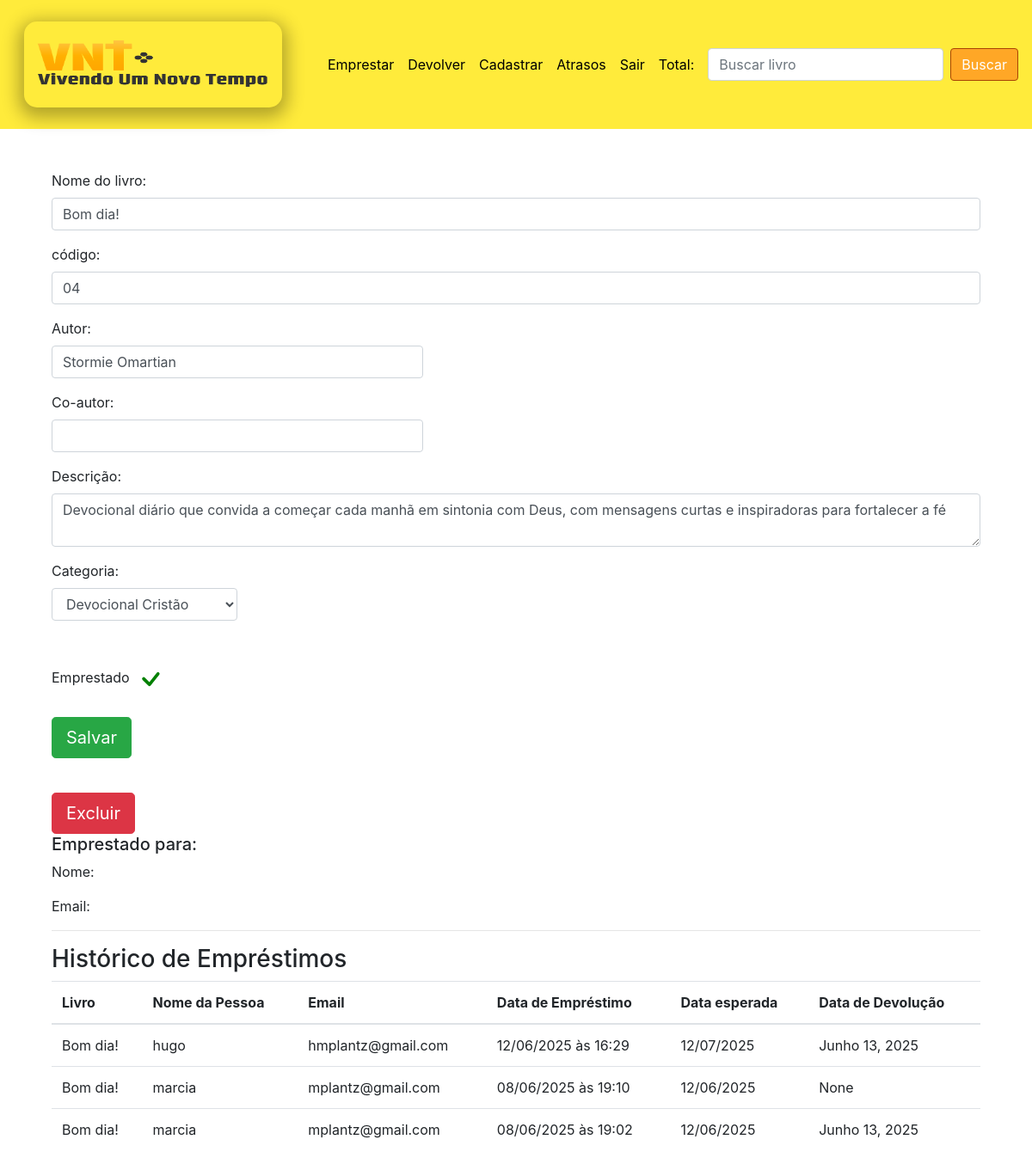
The page /livro/ver_livro/5 (signed in) on the database as committed earlier.
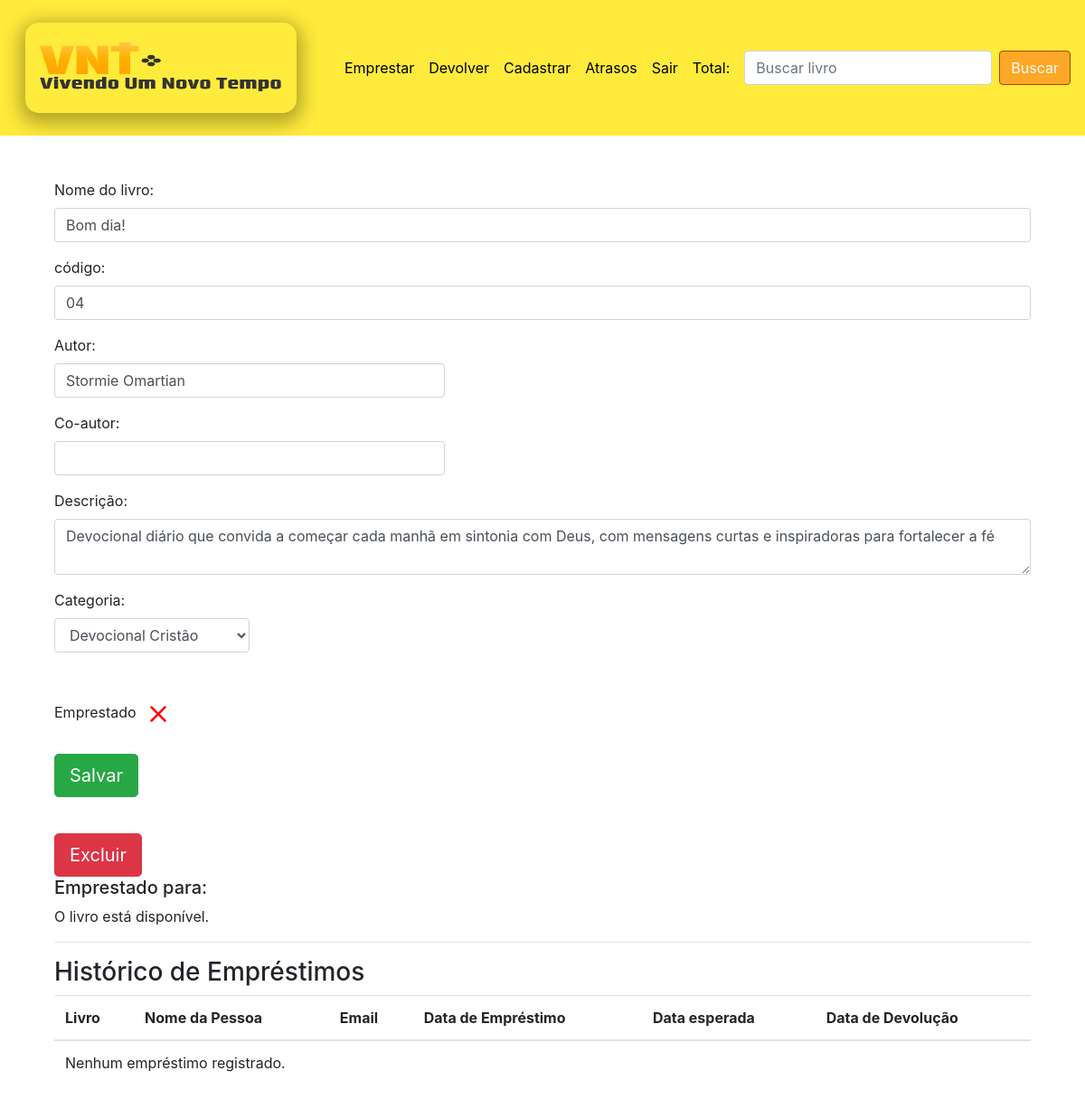
The same page on the database as committed later.
### livro/models.py (models this page shows, shortened)
class Emprestimos(models.Model):
    nome_emprestado_anonimo = models.CharField(max_length=100, null=True, blank=True)
    email_emprestado = models.EmailField()
    livro = models.ForeignKey(Livros, on_delete=models.CASCADE)
    data_emprestimo = models.DateTimeField(default=get_default_data_emprestimo)
    data_prevista = models.DateField(default=get_default_data_prevista)
    data_devolucao = models.DateField(null=True, blank=True)

class Livros(models.Model):
    nome = models.CharField(max_length=100)
    autor = models.CharField(max_length=30)
    co_autor = models.CharField(max_length=30, blank=True)
    emprestado = models.BooleanField(default=False)
    categoria = models.ForeignKey(Categoria, on_delete=models.DO_NOTHING)
    usuario = models.ForeignKey(Usuario, on_delete=models.DO_NOTHING)
    codigo = models.CharField(max_length=50, null=True, blank=True)
    descricao = models.TextField(blank=True, null=True)
    imagem = models.ImageField(upload_to='livros/', blank=True, null=True)
    class Meta:
        verbose_name = 'Livro'

### livro/views.py (the view)
# urls.py: path('ver_livro/<int:id>', views.ver_livros, name = 'ver_livros' ),
def ver_livros(request, id):
    if request.session.get('usuario'):
        livro = Livros.objects.get(id=id)
        if request.session.get('usuario') == livro.usuario.id:
            usuario = Usuario.objects.get(id=request.session['usuario'])
            categoria_livro = Categoria.objects.filter(usuario=usuario).order_by('nome')
            emprestimos = Emprestimos.objects.filter(livro=livro).order_by('-data_emprestimo')
            form = CadastroLivro()
            form.fields['usuario'].initial = request.session['usuario']
            form.fields['categoria'].queryset = categoria_livro
            form_categoria = CategoriaLivro()
            usuarios = Usuario.objects.all()
            livros_emprestar = Livros.objects.filter(usuario=usuario, emprestado=False).order_by('nome')
            livros_emprestados = Livros.objects.filter(usuario=usuario, emprestado=True).order_by('nome')
            return render(request, 'ver_livro.html', {
                'livro': livro,
                'categoria_livro': categoria_livro,
                'emprestimos': emprestimos,
                'usuario_logado': request.session.get('usuario'),
                'form': form,
                'id_livro': id,
                'form_categoria': form_categoria,
                'usuarios': usuarios,
                'livros_emprestar': livros_emprestados,
                'livros_emprestados': livros_emprestados
            })
        else:
            return HttpResponse('Esse livro não é seu')
    return redirect('/auth/login/?status=2')

### livro/forms.py
class CadastroLivro(forms.ModelForm):
    class Meta:
        model = Livros
        fields = "__all__"
    def __init__(self, *args, **kwargs):
        super().__init__(*args, **kwargs)
        self.fields['usuario'].widget = forms.HiddenInput()

class CategoriaLivro(forms.Form):
    nome = forms.CharField(max_length=30)
    descricao = forms.CharField(max_length=60)
    def __init__(self, *args, **kwargs):
        super().__init__(*args, **kwargs)
        self.fields['descricao'].widget = forms.Textarea()

### livro/models.py (called while the page is built)
    def __str__(self) -> str:
        return self.nome

### livro/templates/ver_livro.html (shortened to what this page needs)
{% extends 'base.html' %}
{% load filtros %}
{% block 'conteudo' %}
<div class="container">
  <br>
  <form action="{% url 'alterar_livro' %}" method="POST">
    <p>
      <label>Nome do livro:</label>
      <input class="form-control" type="text" value="{{livro.nome}}" name="nome_livro">
    </p>
    <p>
      <label>código:</label>
      <input class="form-control" type="text" value="{{livro.codigo}}" name="codigo">
    </p>
    <p>
      <label>Autor:</label>
      <input style="width: 40%;" class="form-control" type="text" value="{{livro.autor}}" name="autor">
    </p>
    <p>
      <label>Co-autor:</label>
      <input style="width: 40%;" class="form-control" type="text" value="{{livro.co_autor}}" name="co_autor">
    </p>
    <p>
      <label>Descrição:</label>
      <textarea class="form-control" name="descricao">{{livro.descricao}}</textarea>
    </p>
    <label>Categoria:</label>
    <select style="width: 20%;" class="form-control" name="categoria_id">
      {% for i in categoria_livro %}
        {% if livro.categoria.nome == i.nome %}
          <option value="{{i.id}}" selected>{{i}}</option>
        {% else %}
          <option value="{{i.id}}">{{i}}</option>
        {% endif %}
      {% endfor %}
    </select>
    <br>
    <p>
    <br>
    <label>Emprestado</label>
    {% if livro.emprestado %}
      <svg style="color: green" xmlns="http://www.w3.org/2000/svg" width="40" height="40" fill="currentColor"
        class="bi bi-check" viewBox="0 0 16 16">
        <path d="M10.97 4.97a.75.75 0 0 1 1.07 1.05l-3.99 4.99a.75.75 0 0 1-1.08.02L4.324 8.384a.75.75 0 1 1 1.06-1.06l2.094 2.093 3.473-4.425a.267.267 0 0 1 .02-.022z" />
      </svg>
    {% endif %}
    <br>
    <br>
    <input type="submit" class="btn btn-success btn-lg" value="Salvar">
  </form>
  <br>
  <button type="button" class="btn btn-danger btn-lg" data-toggle="modal" data-target="#exampleModal2">
    Excluir
  </button>
  <h5>Emprestado para:</h5>
  {% if livro.emprestado %}
    <p>Nome: {{ livro.usuario_emprestado.nome }}</p>
    <p>Email: {{ livro.usuario_emprestado.email }}</p>
  {% else %}
    <p>O livro está disponível.</p>
  {% endif %}
  <hr>
  <h3>Histórico de Empréstimos</h3>
  <table class="table">
    <thead>
      <tr>
        <th>Livro</th>
        <th>Nome da Pessoa</th>
        <th>Email</th>
        <th>Data de Empréstimo</th>
        <th>Data esperada</th>
        <th>Data de Devolução</th>
      </tr>
    </thead>
    <tbody>
      {% for emprestimo in emprestimos %}
        <tr>
          <td>{{ emprestimo.livro.nome }}</td>
          <td>{{ emprestimo.nome_emprestado_anonimo }}</td>
          <td>{{ emprestimo.email_emprestado }}</td>
          <td>{{ emprestimo.data_emprestimo|date:"d/m/Y \\à\\s H:i" }}</td>
          <td>{{ emprestimo.data_prevista|date:"d/m/Y" }}</td>
          <td>{{ emprestimo.data_devolucao }}</td>
        </tr>
      {% empty %}
        <tr>
          <td colspan="5">Nenhum empréstimo registrado.</td>
        </tr>
      {% endfor %}
    </tbody>
  </table>
</div>
{% endblock %}

Rows that differ between the two databases and show on the page:
removed Emprestimos: livro.nome "Bom dia!", nome_emprestado_anonimo "hugo", email_emprestado "hmplantz@gmail.com", data_emprestimo "12/06/2025 às 16:29", data_prevista "12/07/2025", data_devolucao "Junho 13, 2025"
removed Emprestimos: livro.nome "Bom dia!", nome_emprestado_anonimo "marcia", email_emprestado "mplantz@gmail.com", data_emprestimo "08/06/2025 às 19:10", data_prevista "12/06/2025", data_devolucao "None"
removed Emprestimos: livro.nome "Bom dia!", nome_emprestado_anonimo "marcia", email_emprestado "mplantz@gmail.com", data_emprestimo "08/06/2025 às 19:02", data_prevista "12/06/2025", data_devolucao "Junho 13, 2025"
changed Livros "Bom dia!": emprestado True → False (drawn)
Other text that changed with them:
text no longer shown: "Nome: Email:"
text now shown: "O livro está disponível. Nenhum empréstimo registrado."
